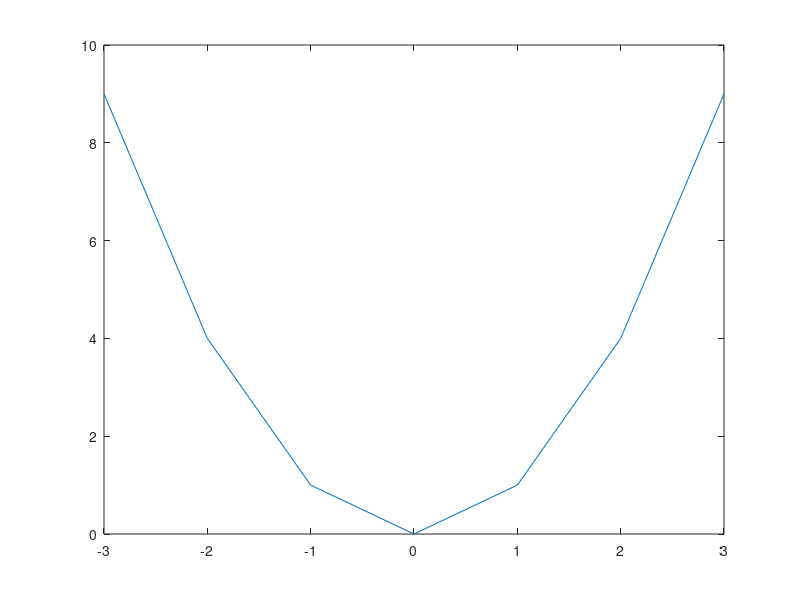

This chart was generated by the following MATLAB code: (Note: this script raises an error after producing the figure.)
%% vectorization.md

%%
clear; close; clc;
x = [-3 -2 -1 0 1 2 3];
y = [9 4 1 0 1 4 9];
plot(x,y)

print_figure(gcf,'vectorization1.png',5,7)

%%
clear; close; clc;
x = -3:0.01:3;
y = x.^2;
plot(x,y)

print_figure(gcf,'vectorization2.png',5,7)

%%
x = 0:0.2:1

%%
x = linspace(0,1,9)

%%
a = 0; b = 1; N = 5; h = (b - a)/(N - 1);
x1 = a:h:b
x2 = linspace(a,b,N)

%%
clear; close; clc;
x = [0 pi/4 pi/2 3*pi/4 pi];
y1 = [sin(0) sin(pi/4) sin(pi/2) sin(3*pi/4) sin(pi)]
y2 = sin(x)

%%
clear; close; clc;
x = linspace(0,pi,100);
y = sin(x);
plot(x,y)

print_figure(gcf,'vectorization3.png',5,7)

%%
x = [-3 -2 -1 0 1 2 3];
y1 = [(-3)^2 (-2)^2 (-1)^2 0^2 1^2 2^2 3^2]
y2 = x.^2

